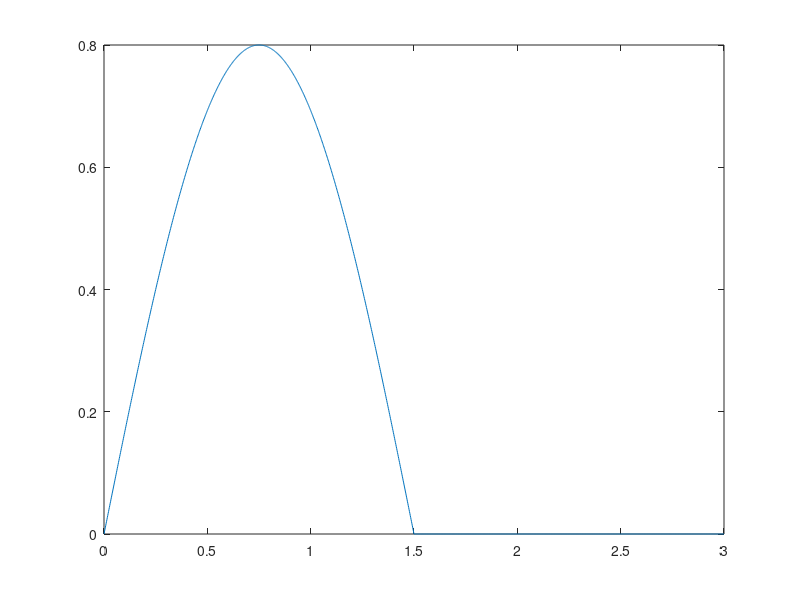

MATLAB code to generate this figure:
T=3;%perioada semnalului neredresat
t=0:0.002:T %%perioada de 5 secunde, cu rezolutia temporara de 2ms
%pentru 20ms respectiv 200ms, inlocuim cu 0.02, respectiv 0.2
a=0.8; %amplitudinea semnalului 
s=a*sin(2*pi*t*1/T); %functia pentru semnalul dorit, semnal sinusoidal
s(s<0) = 0; %redresarea monoalternanta
plot(t,s);

